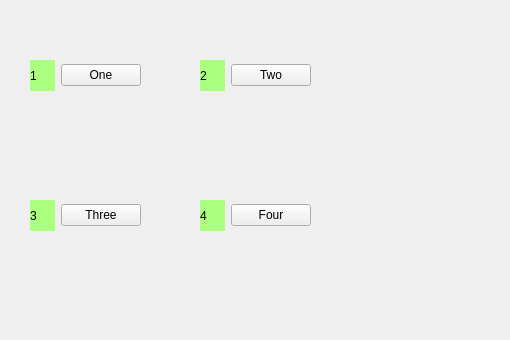
<?xml version="1.0" encoding="UTF-8"?>
<ui version="4.0">
 <class>Form</class>
 <widget class="QWidget" name="Form">
  <property name="geometry">
   <rect>
    <x>0</x>
    <y>0</y>
    <width>510</width>
    <height>340</height>
   </rect>
  </property>
  <property name="windowTitle">
   <string>Form</string>
  </property>
  <widget class="QWidget" name="layoutWidget">
   <property name="geometry">
    <rect>
     <x>200</x>
     <y>60</y>
     <width>111</width>
     <height>31</height>
    </rect>
   </property>
   <layout class="QHBoxLayout" name="horizontalLayout_2">
    <item>
     <widget class="QLabel" name="label2">
      <property name="styleSheet">
       <string notr="true">background-color: rgb(170, 255, 127);</string>
      </property>
      <property name="text">
       <string>2</string>
      </property>
     </widget>
    </item>
    <item>
     <widget class="QPushButton" name="pushButton2">
      <property name="text">
       <string>Two</string>
      </property>
     </widget>
    </item>
   </layout>
  </widget>
  <widget class="QWidget" name="layoutWidget_2">
   <property name="geometry">
    <rect>
     <x>30</x>
     <y>200</y>
     <width>111</width>
     <height>31</height>
    </rect>
   </property>
   <layout class="QHBoxLayout" name="horizontalLayout_3">
    <item>
     <widget class="QLabel" name="label3">
      <property name="styleSheet">
       <string notr="true">background-color: rgb(170, 255, 127);</string>
      </property>
      <property name="text">
       <string>3</string>
      </property>
     </widget>
    </item>
    <item>
     <widget class="QPushButton" name="pushButton3">
      <property name="text">
       <string>Three</string>
      </property>
     </widget>
    </item>
   </layout>
  </widget>
  <widget class="QWidget" name="layoutWidget_3">
   <property name="geometry">
    <rect>
     <x>200</x>
     <y>200</y>
     <width>111</width>
     <height>31</height>
    </rect>
   </property>
   <layout class="QHBoxLayout" name="horizontalLayout_4">
    <item>
     <widget class="QLabel" name="label4">
      <property name="styleSheet">
       <string notr="true">background-color: rgb(170, 255, 127);</string>
      </property>
      <property name="text">
       <string>4</string>
      </property>
     </widget>
    </item>
    <item>
     <widget class="QPushButton" name="pushButton4">
      <property name="text">
       <string>Four</string>
      </property>
     </widget>
    </item>
   </layout>
  </widget>
  <widget class="QWidget" name="">
   <property name="geometry">
    <rect>
     <x>30</x>
     <y>60</y>
     <width>111</width>
     <height>31</height>
    </rect>
   </property>
   <layout class="QHBoxLayout" name="horizontalLayout">
    <item>
     <widget class="QLabel" name="label1">
      <property name="styleSheet">
       <string notr="true">background-color: rgb(170, 255, 127);</string>
      </property>
      <property name="text">
       <string>1</string>
      </property>
     </widget>
    </item>
    <item>
     <widget class="QPushButton" name="pushButton1">
      <property name="text">
       <string>One</string>
      </property>
     </widget>
    </item>
   </layout>
  </widget>
  <zorder>pushButton1</zorder>
  <zorder>label1</zorder>
  <zorder>layoutWidget</zorder>
  <zorder>layoutWidget_2</zorder>
  <zorder>layoutWidget_3</zorder>
  <zorder>pushButton3</zorder>
 </widget>
 <resources/>
 <connections/>
</ui>
